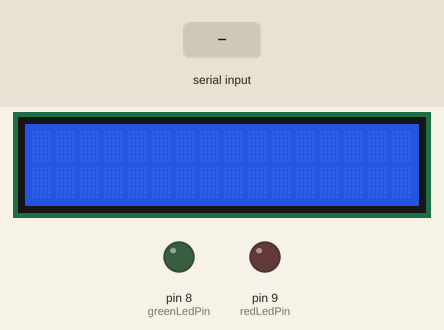
A sketch run on a simulated Arduino Uno, built with avr-gcc and run on an emulated ATmega328P. On the bench: 16×2 character LCD, output pins drawn as LEDs (lit = HIGH). Inputs (shaded band) come from the test bench. What the sketch prints to the serial monitor is not drawn.

Above: at 1.2 s.
1.3 s: "s" received over Serial
2.8 s: "h" received over Serial
At 5.1 s:
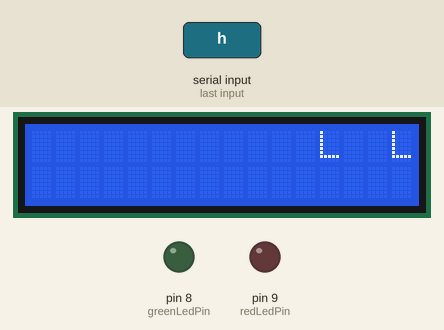
5.8 s: "m" received over Serial
At 7.1 s:
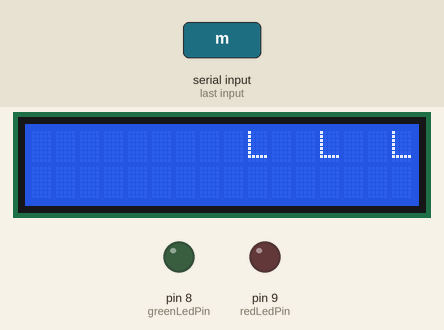
At 13.4 s:
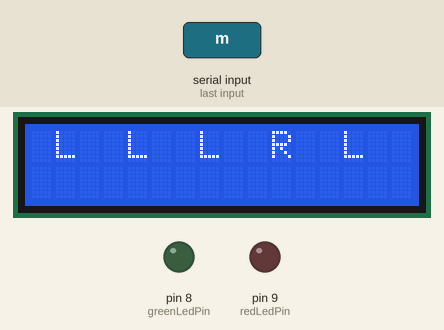
Timing chart, 0 to 14.9 s (numbered marks = the images above; inputs shaded):
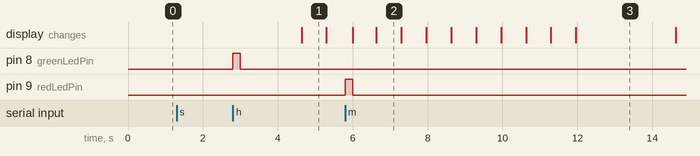

Measured:
- after the input at 1.3 s, every drawn part: stays the same
- after the input at 2.8 s, pin 8 (greenLedPin): LOW → HIGH at once, → LOW 0.20 s later
- after the input at 5.8 s, pin 9 (redLedPin): LOW → HIGH at once, → LOW 0.20 s later
- what the display in image 1 shows lasts 0.7 s, from 4.6 s to 5.3 s

The sketch:

sketch_apr22a.ino
```cpp
#include <LiquidCrystal.h>

LiquidCrystal lcd(12, 11, 5, 4, 3, 2); // Initialize LCD with the pin numbers for RS, E, D4, D5, D6, D7
const int greenLedPin = 8; // Pin for the green LED
const int redLedPin = 9;   // Pin for the red LED
int score = 0;             // Initialize score
int currentNoteIndex = 0;  // Index of the current note being played

// Arrays to store note types and times
char noteTypes[] = {'L', 'L', 'L', 'R', 'L', 'L', 'L', 'R', 'L', 'L', 'L', 'R', 'L', 'R', 'L', 'R', 'L', 'R', 'L', 'L', 'L', 'R', 'R', 'L', 'L', 'R', 'R', 'L', 'L', 'L', 'L', 'L', 'R', 'R', 'R', 'R', 'L', 'L', 'L', 'R', 'L', 'L', 'R', 'R', 'R', 'L', 'L', 'L', 'L', 'L', 'L', 'R', 'R', 'L', 'L', 'R', 'L', 'L', 'L', 'L', 'L', 'R'};
unsigned long noteTimes[] = {3330, 3996, 4662, 5328, 5994, 6660, 7326, 7992, 8658, 9324, 9990, 10656, 13320, 13653, 13986, 14319, 14985, 15318, 15651, 15984, 16317, 16650, 16983, 17316, 17649, 17982, 18315, 18648, 18981, 19314, 19647, 20313, 21312, 21978, 22644, 23310, 23976, 24642, 25308, 25974, 26640, 27306, 27972, 28638, 29304, 30303, 30636, 30969, 31302, 31635, 31968, 32301, 33633, 34632, 34965, 35298, 36297, 36630, 36963, 37296, 37629, 37962};
char songMap[] = "            L  L  L  R  L  L  L  R  L  L  L  R        L R L R  L R L L L R R L L R R L L L L  L   R  R  R  R  L  L  L  R  L  L  R  R  R   L L L L L L R    R   L L R   L L L L L R   L L L L L R   L L L L L R     L R  L  L  L  R  L  L  L  R  L  L  L  R  L  L  L  R  L    L    L    L    L    L    L";

void setup() {
  lcd.begin(16, 2); // Initialize LCD with 16 columns and 2 rows
  pinMode(greenLedPin, OUTPUT); // Set up LED pins
  pinMode(redLedPin, OUTPUT);
  Serial.begin(9600); // Start serial communication at 9600 bps
}

void loop() {
  while (Serial.available() <= 0) {
    //scrollText(songMap, 150); // Scroll the song map text every 150 milliseconds
  }

  char input = Serial.read();

  if (input == 's') {
    Serial.println("Game Started");
    startGame();
  }
}

void startGame() {
    unsigned long startTime = millis();
    int displayOffset = 0;  // To control which part of songMap is shown
    unsigned long lastNoteTime = 0;

    while (currentNoteIndex < sizeof(noteTimes) / sizeof(noteTimes[0])) {
        unsigned long currentTime = millis() - startTime;
        unsigned long nextNoteTime = noteTimes[currentNoteIndex];

        // Check if it's time for the next note
        if (currentTime >= nextNoteTime) {
            // Calculate the delay since the last note
            unsigned long delaySinceLastNote = nextNoteTime - lastNoteTime;
            scrollText(displayOffset, delaySinceLastNote);  // Scroll based on the delay
            Serial.print(noteTypes[currentNoteIndex]);
            Serial.print(": ");
            Serial.println(nextNoteTime);
            lastNoteTime = nextNoteTime;  // Update last note time
            currentNoteIndex++;
            displayOffset++;  // Move the display window to the next character
        }

        checkSerialInput();
    }

    Serial.println("Game Over!");
    Serial.print("Final score was: ");
    Serial.println(score);
}

void checkSerialInput() {
  if (Serial.available() > 0) {
    char input = Serial.read();
    if (input == 'h') {
      score++;
      digitalWrite(greenLedPin, HIGH); // Turn on green LED
      digitalWrite(redLedPin, LOW);    // Turn off red LED
      delay(200); // Show LED for 200 ms
      digitalWrite(greenLedPin, LOW);
    } else if (input == 'm') {
      digitalWrite(greenLedPin, LOW);  // Turn off green LED
      digitalWrite(redLedPin, HIGH);   // Turn on red LED
      delay(200); // Show LED for 200 ms
      digitalWrite(redLedPin, LOW);
    }
  }
}

void scrollText(int offset, unsigned long delay) {
    lcd.setCursor(0, 0);
    int start = offset % strlen(songMap);  // Ensure the offset wraps around the songMap length

    // Print characters from songMap starting at the calculated offset
    for (int i = 0; i < 16; i++) {
        if (start + i < strlen(songMap)) {
            lcd.print(songMap[start + i]);
        } else {
            lcd.print(' ');  // Fill the remaining space with blanks if end of songMap is reached
        }
    }
    delayMicroseconds(delay);  // Delay to control the speed of scrolling based on the note delay
}
```
